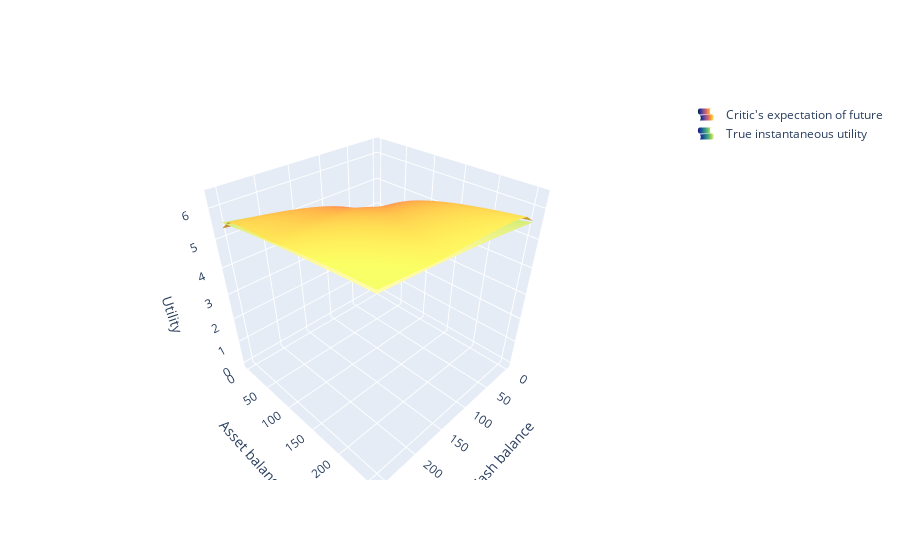

This figure's notebook cell:
### Code cell
utility_plot(trader)

### Figure 1 — Plotly figure (JSON) as saved in the notebook; plotly's stock layout.template omitted (floating-point values rounded to 4 significant figures; data arrays with more than 128 entries replaced by an {"elided": "..."} marker saying what was removed)
{"data": [{"colorscale": [[0, "rgb(3, 35, 51)"], [0.09091, "rgb(13, 48, 100)"], [0.1818, "rgb(53, 50, 155)"], [0.2727, "rgb(93, 62, 153)"], [0.3636, "rgb(126, 77, 143)"], [0.4545, "rgb(158, 89, 135)"], [0.5455, "rgb(193, 100, 121)"], [0.6364, "rgb(225, 113, 97)"], [0.7273, "rgb(246, 139, 69)"], [0.8182, "rgb(251, 173, 60)"], [0.9091, "rgb(246, 211, 70)"], [1, "rgb(231, 250, 90)"]], "name": "Critic's expectation of future", "showlegend": true, "showscale": false, "type": "surface", "x": [0, 17.07, 34.13, 51.2, 68.27, 85.33, 102.4, 119.5, 136.5, 153.6, 170.7, 187.7, 204.8, 221.9, 238.9, 256], "y": [0, 17.07, 34.13, 51.2, 68.27, 85.33, 102.4, 119.5, 136.5, 153.6, 170.7, 187.7, 204.8, 221.9, 238.9, 256], "z": {"elided": "16x16 float values"}}, {"colorscale": [[0, "rgb(41, 24, 107)"], [0.09091, "rgb(42, 35, 160)"], [0.1818, "rgb(15, 71, 153)"], [0.2727, "rgb(18, 95, 142)"], [0.3636, "rgb(38, 116, 137)"], [0.4545, "rgb(53, 136, 136)"], [0.5455, "rgb(65, 157, 133)"], [0.6364, "rgb(81, 178, 124)"], [0.7273, "rgb(111, 198, 107)"], [0.8182, "rgb(160, 214, 91)"], [0.9091, "rgb(212, 225, 112)"], [1, "rgb(253, 238, 153)"]], "name": "True instantaneous utility", "showlegend": true, "showscale": false, "type": "surface", "x": [0, 17.07, 34.13, 51.2, 68.27, 85.33, 102.4, 119.5, 136.5, 153.6, 170.7, 187.7, 204.8, 221.9, 238.9, 256], "y": [0, 17.07, 34.13, 51.2, 68.27, 85.33, 102.4, 119.5, 136.5, 153.6, 170.7, 187.7, 204.8, 221.9, 238.9, 256], "z": {"elided": "16x16 float values"}}], "layout": {"scene": {"xaxis": {"title": {"text": "Cash balance"}}, "yaxis": {"title": {"text": "Asset balance"}}, "zaxis": {"title": {"text": "Utility"}}}}}
